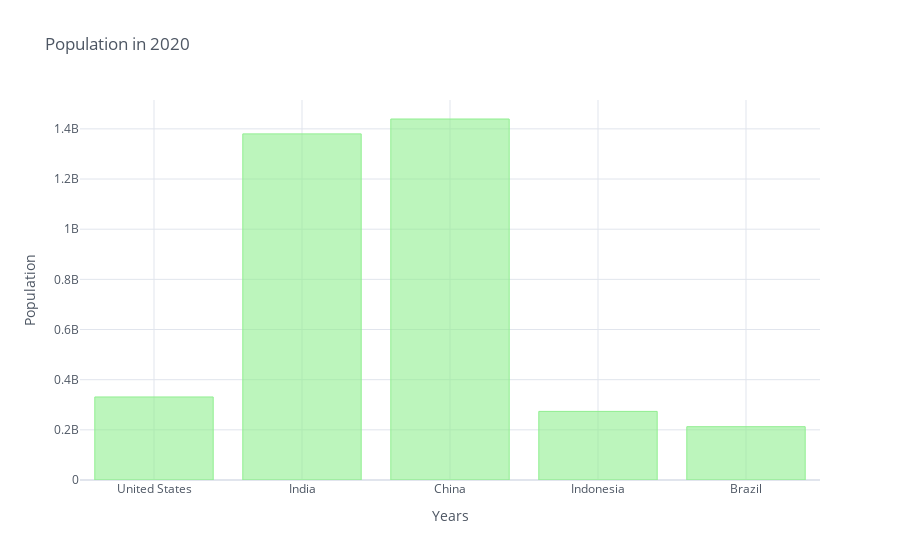

The notebook cell this image was saved under:
### Code cell
# display del gráfico
df_population_2020.iplot(kind='bar', color='lightgreen',
                         xTitle='Years', yTitle='Population',
#
                         title='Population in 2020')

### Figure 1 — Plotly figure (JSON) as saved in the notebook; plotly's stock layout.template omitted (floating-point values rounded to 4 significant figures)
{"data": [{"marker": {"color": "rgba(144, 238, 144, 0.6)", "line": {"color": "rgba(144, 238, 144, 1.0)", "width": 1}}, "name": "2020.0", "orientation": "v", "text": "", "type": "bar", "x": ["United States", "India", "China", "Indonesia", "Brazil"], "y": [331002651, 1380004385, 1439323776, 273523615, 212559417]}], "layout": {"legend": {"bgcolor": "#FFFFFF", "font": {"color": "#4D5663"}}, "paper_bgcolor": "#FFFFFF", "plot_bgcolor": "#FFFFFF", "title": {"font": {"color": "#4D5663"}, "text": "Population in 2020"}, "xaxis": {"gridcolor": "#E1E5ED", "showgrid": true, "tickfont": {"color": "#4D5663"}, "title": {"font": {"color": "#4D5663"}, "text": "Years"}, "zerolinecolor": "#E1E5ED"}, "yaxis": {"gridcolor": "#E1E5ED", "showgrid": true, "tickfont": {"color": "#4D5663"}, "title": {"font": {"color": "#4D5663"}, "text": "Population"}, "zerolinecolor": "#E1E5ED"}}}
